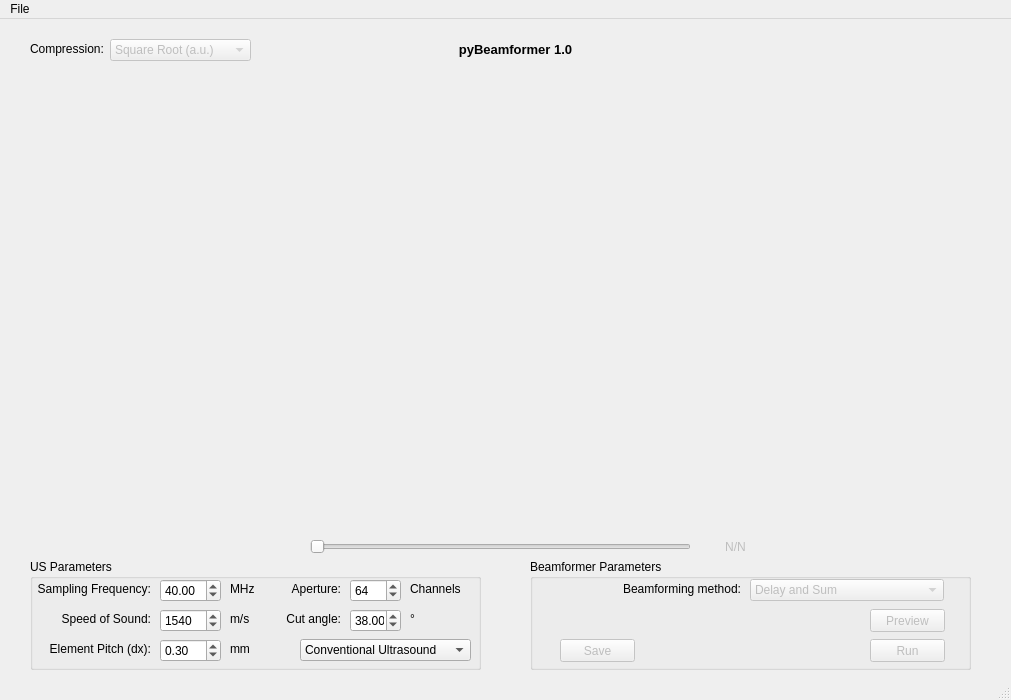
<?xml version="1.0" encoding="UTF-8"?>
<ui version="4.0">
 <class>MainWindow</class>
 <widget class="QMainWindow" name="MainWindow">
  <property name="geometry">
   <rect>
    <x>0</x>
    <y>0</y>
    <width>1011</width>
    <height>700</height>
   </rect>
  </property>
  <property name="windowTitle">
   <string>pyBeamformer</string>
  </property>
  <widget class="QWidget" name="centralwidget">
   <widget class="QWidget" name="rawAxis" native="true">
    <property name="geometry">
     <rect>
      <x>30</x>
      <y>60</y>
      <width>461</width>
      <height>451</height>
     </rect>
    </property>
   </widget>
   <widget class="QWidget" name="bfAxis" native="true">
    <property name="geometry">
     <rect>
      <x>520</x>
      <y>60</y>
      <width>461</width>
      <height>451</height>
     </rect>
    </property>
   </widget>
   <widget class="QSlider" name="slraw">
    <property name="enabled">
     <bool>false</bool>
    </property>
    <property name="geometry">
     <rect>
      <x>310</x>
      <y>520</y>
      <width>381</width>
      <height>16</height>
     </rect>
    </property>
    <property name="orientation">
     <enum>Qt::Horizontal</enum>
    </property>
   </widget>
   <widget class="QLabel" name="lbraw">
    <property name="enabled">
     <bool>false</bool>
    </property>
    <property name="geometry">
     <rect>
      <x>700</x>
      <y>520</y>
      <width>71</width>
      <height>16</height>
     </rect>
    </property>
    <property name="text">
     <string>&lt;html&gt;&lt;head/&gt;&lt;body&gt;&lt;p align=&quot;center&quot;&gt;N/N&lt;/p&gt;&lt;/body&gt;&lt;/html&gt;</string>
    </property>
   </widget>
   <widget class="QGroupBox" name="panelUSprm">
    <property name="geometry">
     <rect>
      <x>30</x>
      <y>540</y>
      <width>451</width>
      <height>111</height>
     </rect>
    </property>
    <property name="sizePolicy">
     <sizepolicy hsizetype="Preferred" vsizetype="Preferred">
      <horstretch>1</horstretch>
      <verstretch>1</verstretch>
     </sizepolicy>
    </property>
    <property name="styleSheet">
     <string notr="true"/>
    </property>
    <property name="title">
     <string>US Parameters</string>
    </property>
    <widget class="QDoubleSpinBox" name="sbSf">
     <property name="geometry">
      <rect>
       <x>130</x>
       <y>20</y>
       <width>61</width>
       <height>23</height>
      </rect>
     </property>
     <property name="sizePolicy">
      <sizepolicy hsizetype="Preferred" vsizetype="Preferred">
       <horstretch>1</horstretch>
       <verstretch>1</verstretch>
      </sizepolicy>
     </property>
     <property name="minimum">
      <double>0.010000000000000</double>
     </property>
     <property name="maximum">
      <double>100.000000000000000</double>
     </property>
     <property name="singleStep">
      <double>0.100000000000000</double>
     </property>
     <property name="value">
      <double>40.000000000000000</double>
     </property>
    </widget>
    <widget class="QDoubleSpinBox" name="sbdx">
     <property name="geometry">
      <rect>
       <x>130</x>
       <y>80</y>
       <width>61</width>
       <height>23</height>
      </rect>
     </property>
     <property name="sizePolicy">
      <sizepolicy hsizetype="Preferred" vsizetype="Preferred">
       <horstretch>1</horstretch>
       <verstretch>1</verstretch>
      </sizepolicy>
     </property>
     <property name="minimum">
      <double>0.010000000000000</double>
     </property>
     <property name="maximum">
      <double>1.000000000000000</double>
     </property>
     <property name="singleStep">
      <double>0.010000000000000</double>
     </property>
     <property name="value">
      <double>0.300000000000000</double>
     </property>
    </widget>
    <widget class="QLabel" name="lbSf">
     <property name="geometry">
      <rect>
       <x>0</x>
       <y>20</y>
       <width>121</width>
       <height>20</height>
      </rect>
     </property>
     <property name="sizePolicy">
      <sizepolicy hsizetype="Preferred" vsizetype="Preferred">
       <horstretch>1</horstretch>
       <verstretch>1</verstretch>
      </sizepolicy>
     </property>
     <property name="text">
      <string>&lt;html&gt;&lt;head/&gt;&lt;body&gt;&lt;p align=&quot;right&quot;&gt;Sampling Frequency:&lt;/p&gt;&lt;/body&gt;&lt;/html&gt;</string>
     </property>
    </widget>
    <widget class="QLabel" name="lbdx">
     <property name="geometry">
      <rect>
       <x>0</x>
       <y>80</y>
       <width>121</width>
       <height>20</height>
      </rect>
     </property>
     <property name="sizePolicy">
      <sizepolicy hsizetype="Preferred" vsizetype="Preferred">
       <horstretch>1</horstretch>
       <verstretch>1</verstretch>
      </sizepolicy>
     </property>
     <property name="text">
      <string>&lt;html&gt;&lt;head/&gt;&lt;body&gt;&lt;p align=&quot;right&quot;&gt;Element Pitch (dx):&lt;/p&gt;&lt;/body&gt;&lt;/html&gt;</string>
     </property>
    </widget>
    <widget class="QSpinBox" name="sbAp">
     <property name="geometry">
      <rect>
       <x>320</x>
       <y>20</y>
       <width>51</width>
       <height>23</height>
      </rect>
     </property>
     <property name="sizePolicy">
      <sizepolicy hsizetype="Preferred" vsizetype="Preferred">
       <horstretch>1</horstretch>
       <verstretch>1</verstretch>
      </sizepolicy>
     </property>
     <property name="styleSheet">
      <string notr="true">font: 8pt &quot;MS Shell Dlg 2&quot;;</string>
     </property>
     <property name="minimum">
      <number>10</number>
     </property>
     <property name="maximum">
      <number>128</number>
     </property>
     <property name="value">
      <number>64</number>
     </property>
     <property name="displayIntegerBase">
      <number>10</number>
     </property>
    </widget>
    <widget class="QLabel" name="lbFr">
     <property name="geometry">
      <rect>
       <x>230</x>
       <y>20</y>
       <width>81</width>
       <height>20</height>
      </rect>
     </property>
     <property name="sizePolicy">
      <sizepolicy hsizetype="Preferred" vsizetype="Preferred">
       <horstretch>1</horstretch>
       <verstretch>1</verstretch>
      </sizepolicy>
     </property>
     <property name="text">
      <string>&lt;html&gt;&lt;head/&gt;&lt;body&gt;&lt;p align=&quot;right&quot;&gt;Aperture:&lt;/p&gt;&lt;/body&gt;&lt;/html&gt;</string>
     </property>
    </widget>
    <widget class="QLabel" name="lbSf_u">
     <property name="geometry">
      <rect>
       <x>200</x>
       <y>20</y>
       <width>31</width>
       <height>20</height>
      </rect>
     </property>
     <property name="sizePolicy">
      <sizepolicy hsizetype="Preferred" vsizetype="Preferred">
       <horstretch>1</horstretch>
       <verstretch>1</verstretch>
      </sizepolicy>
     </property>
     <property name="text">
      <string>MHz</string>
     </property>
    </widget>
    <widget class="QLabel" name="lbCf_u">
     <property name="geometry">
      <rect>
       <x>380</x>
       <y>50</y>
       <width>31</width>
       <height>20</height>
      </rect>
     </property>
     <property name="sizePolicy">
      <sizepolicy hsizetype="Preferred" vsizetype="Preferred">
       <horstretch>1</horstretch>
       <verstretch>1</verstretch>
      </sizepolicy>
     </property>
     <property name="text">
      <string>°</string>
     </property>
    </widget>
    <widget class="QLabel" name="lbFr_u">
     <property name="geometry">
      <rect>
       <x>380</x>
       <y>20</y>
       <width>51</width>
       <height>20</height>
      </rect>
     </property>
     <property name="sizePolicy">
      <sizepolicy hsizetype="Preferred" vsizetype="Preferred">
       <horstretch>1</horstretch>
       <verstretch>1</verstretch>
      </sizepolicy>
     </property>
     <property name="text">
      <string>Channels</string>
     </property>
    </widget>
    <widget class="QLabel" name="lbdx_u">
     <property name="geometry">
      <rect>
       <x>200</x>
       <y>80</y>
       <width>31</width>
       <height>20</height>
      </rect>
     </property>
     <property name="sizePolicy">
      <sizepolicy hsizetype="Preferred" vsizetype="Preferred">
       <horstretch>1</horstretch>
       <verstretch>1</verstretch>
      </sizepolicy>
     </property>
     <property name="text">
      <string>mm</string>
     </property>
    </widget>
    <widget class="QLabel" name="lbC_u">
     <property name="geometry">
      <rect>
       <x>200</x>
       <y>50</y>
       <width>31</width>
       <height>20</height>
      </rect>
     </property>
     <property name="sizePolicy">
      <sizepolicy hsizetype="Preferred" vsizetype="Preferred">
       <horstretch>1</horstretch>
       <verstretch>1</verstretch>
      </sizepolicy>
     </property>
     <property name="text">
      <string>m/s</string>
     </property>
    </widget>
    <widget class="QSpinBox" name="sbC">
     <property name="geometry">
      <rect>
       <x>130</x>
       <y>50</y>
       <width>61</width>
       <height>23</height>
      </rect>
     </property>
     <property name="sizePolicy">
      <sizepolicy hsizetype="Preferred" vsizetype="Preferred">
       <horstretch>1</horstretch>
       <verstretch>1</verstretch>
      </sizepolicy>
     </property>
     <property name="minimum">
      <number>1</number>
     </property>
     <property name="maximum">
      <number>5000</number>
     </property>
     <property name="value">
      <number>1540</number>
     </property>
     <property name="displayIntegerBase">
      <number>10</number>
     </property>
    </widget>
    <widget class="QLabel" name="lbC">
     <property name="geometry">
      <rect>
       <x>0</x>
       <y>50</y>
       <width>121</width>
       <height>20</height>
      </rect>
     </property>
     <property name="sizePolicy">
      <sizepolicy hsizetype="Preferred" vsizetype="Preferred">
       <horstretch>1</horstretch>
       <verstretch>1</verstretch>
      </sizepolicy>
     </property>
     <property name="text">
      <string>&lt;html&gt;&lt;head/&gt;&lt;body&gt;&lt;p align=&quot;right&quot;&gt;Speed of Sound:&lt;/p&gt;&lt;/body&gt;&lt;/html&gt;</string>
     </property>
    </widget>
    <widget class="QLabel" name="lbFc">
     <property name="geometry">
      <rect>
       <x>240</x>
       <y>50</y>
       <width>71</width>
       <height>20</height>
      </rect>
     </property>
     <property name="sizePolicy">
      <sizepolicy hsizetype="Preferred" vsizetype="Preferred">
       <horstretch>1</horstretch>
       <verstretch>1</verstretch>
      </sizepolicy>
     </property>
     <property name="text">
      <string>&lt;html&gt;&lt;head/&gt;&lt;body&gt;&lt;p align=&quot;right&quot;&gt;Cut angle:&lt;/p&gt;&lt;/body&gt;&lt;/html&gt;</string>
     </property>
    </widget>
    <widget class="QDoubleSpinBox" name="sbCtag">
     <property name="geometry">
      <rect>
       <x>320</x>
       <y>50</y>
       <width>51</width>
       <height>23</height>
      </rect>
     </property>
     <property name="sizePolicy">
      <sizepolicy hsizetype="Preferred" vsizetype="Preferred">
       <horstretch>1</horstretch>
       <verstretch>1</verstretch>
      </sizepolicy>
     </property>
     <property name="minimum">
      <double>1.000000000000000</double>
     </property>
     <property name="maximum">
      <double>90.000000000000000</double>
     </property>
     <property name="singleStep">
      <double>0.100000000000000</double>
     </property>
     <property name="value">
      <double>38.000000000000000</double>
     </property>
    </widget>
    <widget class="QComboBox" name="cbMode">
     <property name="enabled">
      <bool>true</bool>
     </property>
     <property name="geometry">
      <rect>
       <x>270</x>
       <y>80</y>
       <width>171</width>
       <height>22</height>
      </rect>
     </property>
     <item>
      <property name="text">
       <string>Conventional Ultrasound</string>
      </property>
     </item>
     <item>
      <property name="text">
       <string>Photoacoustic</string>
      </property>
     </item>
    </widget>
    <zorder>sbSf</zorder>
    <zorder>sbdx</zorder>
    <zorder>sbAp</zorder>
    <zorder>lbSf_u</zorder>
    <zorder>lbCf_u</zorder>
    <zorder>lbFr_u</zorder>
    <zorder>lbdx_u</zorder>
    <zorder>lbSf</zorder>
    <zorder>lbdx</zorder>
    <zorder>lbFr</zorder>
    <zorder>lbC_u</zorder>
    <zorder>sbC</zorder>
    <zorder>lbC</zorder>
    <zorder>lbFc</zorder>
    <zorder>sbCtag</zorder>
    <zorder>cbMode</zorder>
   </widget>
   <widget class="QLabel" name="lbCompression">
    <property name="geometry">
     <rect>
      <x>30</x>
      <y>20</y>
      <width>81</width>
      <height>20</height>
     </rect>
    </property>
    <property name="sizePolicy">
     <sizepolicy hsizetype="Preferred" vsizetype="Preferred">
      <horstretch>1</horstretch>
      <verstretch>1</verstretch>
     </sizepolicy>
    </property>
    <property name="text">
     <string>Compression:</string>
    </property>
   </widget>
   <widget class="QComboBox" name="cbCompression">
    <property name="enabled">
     <bool>false</bool>
    </property>
    <property name="geometry">
     <rect>
      <x>110</x>
      <y>20</y>
      <width>141</width>
      <height>22</height>
     </rect>
    </property>
    <property name="sizePolicy">
     <sizepolicy hsizetype="Preferred" vsizetype="Preferred">
      <horstretch>1</horstretch>
      <verstretch>1</verstretch>
     </sizepolicy>
    </property>
    <property name="currentIndex">
     <number>2</number>
    </property>
    <property name="frame">
     <bool>true</bool>
    </property>
    <item>
     <property name="text">
      <string>Logarithm (dB)</string>
     </property>
    </item>
    <item>
     <property name="text">
      <string>Mod Logarithm (dB)</string>
     </property>
    </item>
    <item>
     <property name="text">
      <string>Square Root (a.u.)</string>
     </property>
    </item>
    <item>
     <property name="text">
      <string>None (a.u.)</string>
     </property>
    </item>
   </widget>
   <widget class="QLabel" name="lbFileName">
    <property name="geometry">
     <rect>
      <x>310</x>
      <y>20</y>
      <width>411</width>
      <height>21</height>
     </rect>
    </property>
    <property name="sizePolicy">
     <sizepolicy hsizetype="Preferred" vsizetype="Preferred">
      <horstretch>1</horstretch>
      <verstretch>1</verstretch>
     </sizepolicy>
    </property>
    <property name="text">
     <string>&lt;html&gt;&lt;head/&gt;&lt;body&gt;&lt;p align=&quot;center&quot;&gt;&lt;span style=&quot; font-size:10pt; font-weight:600;&quot;&gt;pyBeamformer 1.0&lt;/span&gt;&lt;/p&gt;&lt;/body&gt;&lt;/html&gt;</string>
    </property>
   </widget>
   <widget class="QGroupBox" name="groupBox">
    <property name="geometry">
     <rect>
      <x>530</x>
      <y>540</y>
      <width>441</width>
      <height>111</height>
     </rect>
    </property>
    <property name="title">
     <string>Beamformer Parameters</string>
    </property>
    <widget class="QComboBox" name="cbBftype">
     <property name="enabled">
      <bool>false</bool>
     </property>
     <property name="geometry">
      <rect>
       <x>220</x>
       <y>20</y>
       <width>194</width>
       <height>22</height>
      </rect>
     </property>
     <item>
      <property name="text">
       <string>Delay and Sum</string>
      </property>
     </item>
     <item>
      <property name="text">
       <string>Delay Multiply and Sum</string>
      </property>
     </item>
     <item>
      <property name="text">
       <string>Filtered Delay Multiply and Sum</string>
      </property>
     </item>
    </widget>
    <widget class="QPushButton" name="pbPreview">
     <property name="enabled">
      <bool>false</bool>
     </property>
     <property name="geometry">
      <rect>
       <x>340</x>
       <y>50</y>
       <width>75</width>
       <height>23</height>
      </rect>
     </property>
     <property name="text">
      <string>Preview</string>
     </property>
    </widget>
    <widget class="QPushButton" name="pbSave">
     <property name="enabled">
      <bool>false</bool>
     </property>
     <property name="geometry">
      <rect>
       <x>30</x>
       <y>80</y>
       <width>75</width>
       <height>23</height>
      </rect>
     </property>
     <property name="text">
      <string>Save</string>
     </property>
    </widget>
    <widget class="QPushButton" name="pbRun">
     <property name="enabled">
      <bool>false</bool>
     </property>
     <property name="geometry">
      <rect>
       <x>340</x>
       <y>80</y>
       <width>75</width>
       <height>23</height>
      </rect>
     </property>
     <property name="text">
      <string>Run</string>
     </property>
    </widget>
    <widget class="QLabel" name="lbBfmethod">
     <property name="geometry">
      <rect>
       <x>80</x>
       <y>20</y>
       <width>131</width>
       <height>20</height>
      </rect>
     </property>
     <property name="sizePolicy">
      <sizepolicy hsizetype="Preferred" vsizetype="Preferred">
       <horstretch>1</horstretch>
       <verstretch>1</verstretch>
      </sizepolicy>
     </property>
     <property name="text">
      <string>&lt;html&gt;&lt;head/&gt;&lt;body&gt;&lt;p align=&quot;right&quot;&gt;Beamforming method:&lt;/p&gt;&lt;/body&gt;&lt;/html&gt;</string>
     </property>
    </widget>
   </widget>
  </widget>
  <widget class="QMenuBar" name="menubar">
   <property name="geometry">
    <rect>
     <x>0</x>
     <y>0</y>
     <width>1011</width>
     <height>21</height>
    </rect>
   </property>
   <widget class="QMenu" name="menuFile">
    <property name="title">
     <string>File</string>
    </property>
    <addaction name="menuLoadmat"/>
    <addaction name="menuClosescene"/>
    <addaction name="menuExit"/>
   </widget>
   <addaction name="menuFile"/>
  </widget>
  <widget class="QStatusBar" name="statusbar"/>
  <action name="menuLoadmat">
   <property name="text">
    <string>Load .mat</string>
   </property>
  </action>
  <action name="menuExit">
   <property name="text">
    <string>Exit</string>
   </property>
  </action>
  <action name="menuClosescene">
   <property name="enabled">
    <bool>false</bool>
   </property>
   <property name="text">
    <string>Close Scene</string>
   </property>
  </action>
 </widget>
 <resources/>
 <connections/>
</ui>
